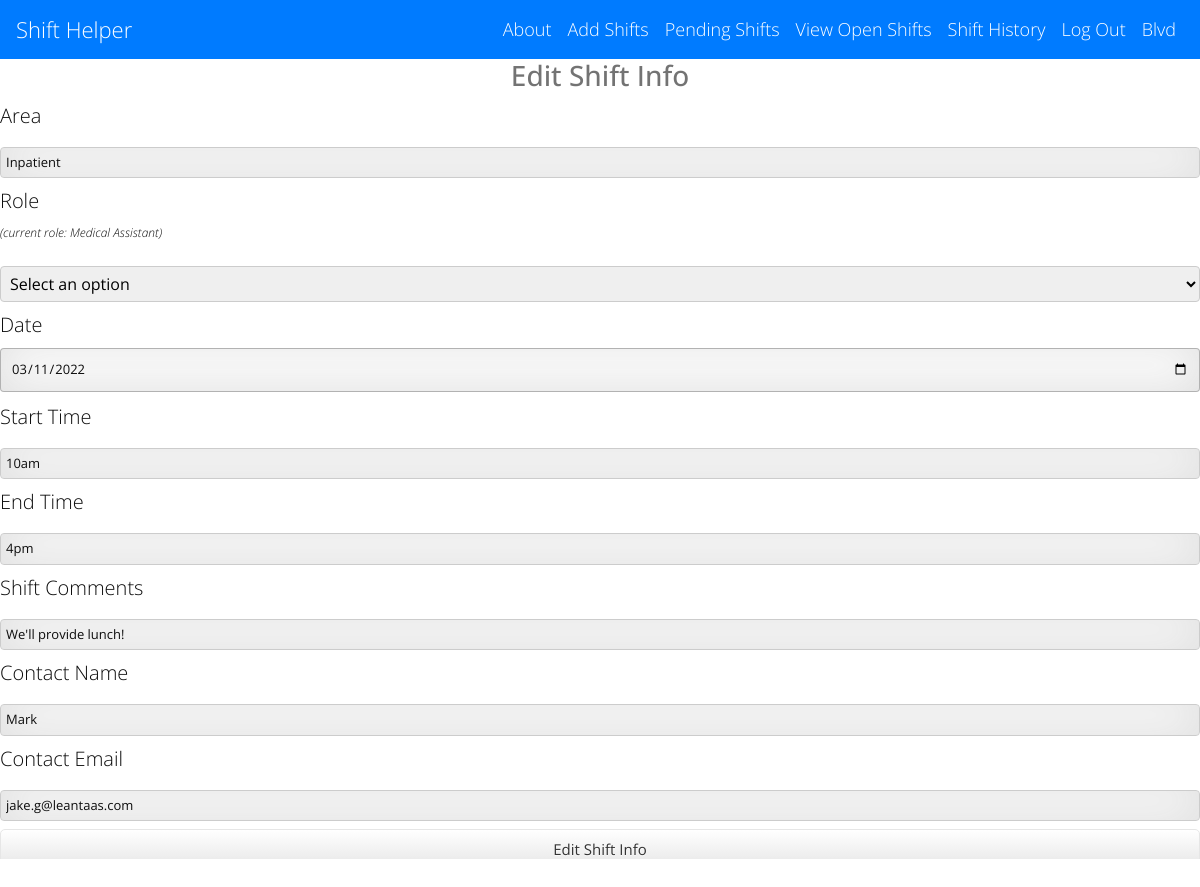
The app's page /edit_shift?id=15 (signed in) with its own data.
### main.py (models this page shows)
class Hospital(UserMixin, db.Model):
    id = db.Column(db.Integer, primary_key=True)
    hospital_name = db.Column(db.String(1000))
    admin_name = db.Column(db.String(1000))
    admin_email = db.Column(db.String(100))
    admin_password = db.Column(db.String(1000))
    staff_password = db.Column(db.String(1000))
    created_date = db.Column(db.TIMESTAMP)

class Shifts(db.Model):
    shift_id = db.Column(db.Integer, primary_key=True)
    hospital_id = db.Column(db.Integer)
    area = db.Column(db.String)
    role = db.Column(db.String)
    date = db.Column(db.Date)
    start_time = db.Column(db.String)
    end_time = db.Column(db.String)
    comments = db.Column(db.String)
    status = db.Column(db.String)
    picked_up_by = db.Column(db.String)
    approved_dt_tm = db.Column(db.TIMESTAMP)
    create_dt_tm = db.Column(db.TIMESTAMP)
    contact_name = db.Column(db.String)
    contact_email = db.Column(db.String)

### main.py (the view, shortened to what this page needs)
@app.route('/edit_shift', methods=['GET', 'POST'])
@login_required
def edit_shift():
    cur_hospital = Hospital.query.get(current_user.id)
    shift_id = request.args.get('id')
    shift_info = Shifts.query.get(shift_id)
    return render_template("edit_shift.html", shift=shift_info, hospital=cur_hospital, logged_in=True)

### main.py (called while the page is built)
@login_manager.user_loader
def load_user(user_id):
    return Hospital.query.get(int(user_id))

### templates/edit_shift.html (shortened to what this page needs)
{% extends 'base.html' %}
{% block content %}
<body>
<div class="edit-shift-form">
    <h3>Edit Shift Info</h3>
    <form class="edit-shift-form" action="{{ url_for('edit_shift') }}" method="POST">
        <label>Area</label>
        <input type="text" name="area" value="{{ shift.area }}">
        <label for="role">Role</label>
        <p id="current_role">(current role: {{ shift.role }})</p>
        <select name="role" id="role">
            <option value="{{ shift.role }}" selected hidden>Select an option</option>
        </select>
        <label for="date">Date</label>
        <input type="date" name="date" value="{{ shift.date }}">
        <label for="start_time">Start Time</label>
        <input type="text" name="start_time" value="{{ shift.start_time }}">
        <label for="end_time">End Time</label>
        <input type="text" name="end_time" value="{{ shift.end_time }}">
        <label for="comments">Shift Comments</label>
        <input type="text" name="comments" value="{{ shift.comments }}">
        <label for="contact_name">Contact Name</label>
        <input type="text" name="contact_name" value="{{ shift.contact_name }}">
        <label for="contact_email">Contact Email</label>
        <input type="text" name="contact_email" value="{{ shift.contact_email }}">
        <button type="submit" class="btn btn-block btn-large">Edit Shift Info</button>
    </form>
</div>
</body>
{% endblock %}

### templates/base.html (shortened to what this page needs)
<!DOCTYPE html>
<html>
<head>
    <link rel="stylesheet" href="//use.fontawesome.com/releases/v5.0.7/css/all.css">
    <link rel="stylesheet" href="https://stackpath.bootstrapcdn.com/bootstrap/4.5.2/css/bootstrap.min.css">
    <link rel="stylesheet" type="text/css" href="https://cdn.datatables.net/1.11.4/css/jquery.dataTables.min.css">
    <link rel="stylesheet" href="{{ url_for('static', filename='css/styles.css')}}">
</head>
<body>
<nav class="navbar navbar-expand-lg navbar-dark bg-primary">
  <a class="navbar-brand" href="/">Shift Helper</a>
  <div class="collapse navbar-collapse">
      <ul class = "navbar-nav ml-auto">
          <li class="nav-item">
              <a class="nav-link" href="{{ url_for('about') }}">About</a>
          </li>
          {% if logged_in: %}
              {% if current_user.is_authenticated: %}
          <li class="nav-item">
              <a class="nav-link" href="{{ url_for('add_shifts') }}">Add Shifts</a>
          </li>
          <li class="nav-item">
              <a class="nav-link" href="{{ url_for('pending_shifts') }}">Pending Shifts</a>
          </li>
              {% endif %}
          <li class="nav-item">
              <a class="nav-link" href="{{ url_for('shifts', hospital_id=hospital.id) }}">View Open Shifts</a>
          </li>
        <li class="nav-item">
              <a class="nav-link" href="{{ url_for('shift_history', hospital_id=hospital.id) }}">Shift History</a>
          </li>
          <li class="nav-item">
              <a class="nav-link" href="{{ url_for('logout') }}">Log Out</a>
          </li>
          <li class="nav-item">
              <a class="nav-link" href="">{{ hospital.hospital_name }}</a>
          </li>
          {% endif %}
      </ul>
  </div>
</nav>
       {% block content %}
       {% endblock %}
</body>
</html>

### static/css/styles.css (style rules this page uses)
.btn { display: inline-block; *display: inline; *zoom: 1; padding: 4px 10px 4px; margin-bottom: 0; font-size: 13px; line-height: 18px; color: #333333; text-align: center;text-shadow: 0 1px 1px rgba(255, 255, 255, 0.75); vertical-align: middle; background-color: #f5f5f5; background-image: -moz-linear-gradient(top, #ffffff, #e6e6e6); background-image: -ms-linear-gradient(top, #ffffff, #e6e6e6); background-image: -webkit-gradient(linear, 0 0, 0 100%, from(#ffffff), to(#e6e6e6)); background-image: -webkit-linear-gradient(top, #ffffff, #e6e6e6); background-image: -o-linear-gradient(top, #ffffff, #e6e6e6); background-image: linear-gradient(top, #ffffff, #e6e6e6); background-repeat: repeat-x; filter: progid:dximagetransform.microsoft.gradient(startColorstr=#ffffff, endColorstr=#e6e6e6, GradientType=0); border-color: #e6e6e6 #e6e6e6 #e6e6e6; border-color: rgba(0, 0, 0, 0.1) rgba(0, 0, 0, 0.1) rgba(0, 0, 0, 0.25); border: 1px solid #e6e6e6; -webkit-border-radius: 4px; -moz-border-radius: 4px; border-radius: 4px; -webkit-box-shadow: inset 0 1px 0 rgba(255, 255, 255, 0.2), 0 1px 2px rgba(0, 0, 0, 0.05); -moz-box-shadow: inset 0 1px 0 rgba(255, 255, 255, 0.2), 0 1px 2px rgba(0, 0, 0, 0.05); box-shadow: inset 0 1px 0 rgba(255, 255, 255, 0.2), 0 1px 2px rgba(0, 0, 0, 0.05); cursor: pointer; *margin-left: .3em; }
.btn-large { padding: 9px 14px; font-size: 15px; line-height: normal; -webkit-border-radius: 5px; -moz-border-radius: 5px; border-radius: 5px; }
.btn-block { width: 100%; display:block; margin-bottom:20px; }
* { -webkit-box-sizing:border-box; -moz-box-sizing:border-box; -ms-box-sizing:border-box; -o-box-sizing:border-box; box-sizing:border-box; }
html { width: 100%; height:100%; overflow:scroll; }
body { width: 100%; height:100%; font-family: 'Open Sans', Arial, sans-serif; font-weight:200; background: #ffffff; color: rgba(0, 0, 0, 0.55); filter: progid:DXImageTransform.Microsoft.gradient( startColorstr='#3E1D6D', endColorstr='#092756',GradientType=1 ); }
.navbar-brand { font-size: 22px; font-family: "Open Sans", Arial, sans-serif; }
.navbar-dark .navbar-nav .nav-link { color: white; font-size: 18px; }
.navbar-collapse { color: white; }
input { width: 100%; margin-bottom: 10px; border: none; outline: none; padding: 10px; font-size: 13px; color: #0d0d0d; border: 1px solid rgba(0,0,0,0.3); border-radius: 4px; box-shadow: inset 0 -5px 45px rgba(100,100,100,0.2), 0 1px 1px rgba(255,255,255,0.2); -webkit-transition: box-shadow .5s ease; -moz-transition: box-shadow .5s ease; -o-transition: box-shadow .5s ease; -ms-transition: box-shadow .5s ease; transition: box-shadow .5s ease; }
.edit-shift-form { width: 100%; height: 100%; overflow: scroll; }
.edit-shift-form h3 { text-align: center; color: rgba(0, 0, 0, 0.55); }
.edit-shift-form p { text-align: left; font-size: 12px; color: #0d0d0d; font-style: italic; }
.edit-shift-form input[type=text], select { width: 100%; padding: 5px 5px; margin: 8px 0; display: inline-block; border: 1px solid #ccc; border-radius: 4px; box-sizing: border-box; }
.edit-shift-form label { color: #0d0d0d; font-size: 20px; }

### records on screen
Hospital: hospital_name "Blvd"
Shifts: area "Inpatient", role "Medical Assistant", date "03/11/2022", start_time "10am", end_time "4pm", comments "We'll provide lunch!", contact_name "Mark", contact_email "jake.g@leantaas.com"
